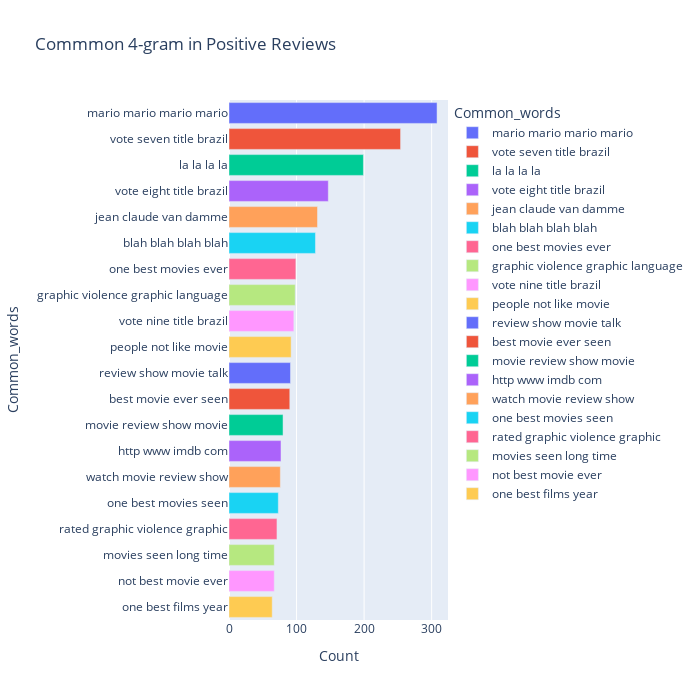

The code cell stored with this chart in its notebook:
### Markdown cell above
### 4. quadgraph

### Code cell
most_common_uni = get_top_text_ngrams(df.Reviews_clean[df['Ratings']>=7],20,4)
most_common_uni = dict(most_common_uni)
temp = pd.DataFrame(columns = ["Common_words" , 'Count'])
temp["Common_words"] = list(most_common_uni.keys())
temp["Count"] = list(most_common_uni.values())
fig = px.bar(temp, x="Count", y="Common_words", title='Commmon 4-gram in Positive Reviews', orientation='h', 
             width=700, height=700,color='Common_words')
fig.show()

### Figure 1 — Plotly figure (JSON) as saved in the notebook; plotly's stock layout.template omitted (floating-point values rounded to 4 significant figures)
{"data": [{"alignmentgroup": "True", "hovertemplate": "Common_words=%{y}<br>Count=%{x}<extra></extra>", "legendgroup": "mario mario mario mario", "marker": {"color": "#636efa", "pattern": {"shape": ""}}, "name": "mario mario mario mario", "offsetgroup": "mario mario mario mario", "orientation": "h", "showlegend": true, "textposition": "auto", "type": "bar", "x": [308], "xaxis": "x", "y": ["mario mario mario mario"], "yaxis": "y"}, {"alignmentgroup": "True", "hovertemplate": "Common_words=%{y}<br>Count=%{x}<extra></extra>", "legendgroup": "vote seven title brazil", "marker": {"color": "#EF553B", "pattern": {"shape": ""}}, "name": "vote seven title brazil", "offsetgroup": "vote seven title brazil", "orientation": "h", "showlegend": true, "textposition": "auto", "type": "bar", "x": [254], "xaxis": "x", "y": ["vote seven title brazil"], "yaxis": "y"}, {"alignmentgroup": "True", "hovertemplate": "Common_words=%{y}<br>Count=%{x}<extra></extra>", "legendgroup": "la la la la", "marker": {"color": "#00cc96", "pattern": {"shape": ""}}, "name": "la la la la", "offsetgroup": "la la la la", "orientation": "h", "showlegend": true, "textposition": "auto", "type": "bar", "x": [199], "xaxis": "x", "y": ["la la la la"], "yaxis": "y"}, {"alignmentgroup": "True", "hovertemplate": "Common_words=%{y}<br>Count=%{x}<extra></extra>", "legendgroup": "vote eight title brazil", "marker": {"color": "#ab63fa", "pattern": {"shape": ""}}, "name": "vote eight title brazil", "offsetgroup": "vote eight title brazil", "orientation": "h", "showlegend": true, "textposition": "auto", "type": "bar", "x": [147], "xaxis": "x", "y": ["vote eight title brazil"], "yaxis": "y"}, {"alignmentgroup": "True", "hovertemplate": "Common_words=%{y}<br>Count=%{x}<extra></extra>", "legendgroup": "jean claude van damme", "marker": {"color": "#FFA15A", "pattern": {"shape": ""}}, "name": "jean claude van damme", "offsetgroup": "jean claude van damme", "orientation": "h", "showlegend": true, "textposition": "auto", "type": "bar", "x": [131], "xaxis": "x", "y": ["jean claude van damme"], "yaxis": "y"}, {"alignmentgroup": "True", "hovertemplate": "Common_words=%{y}<br>Count=%{x}<extra></extra>", "legendgroup": "blah blah blah blah", "marker": {"color": "#19d3f3", "pattern": {"shape": ""}}, "name": "blah blah blah blah", "offsetgroup": "blah blah blah blah", "orientation": "h", "showlegend": true, "textposition": "auto", "type": "bar", "x": [128], "xaxis": "x", "y": ["blah blah blah blah"], "yaxis": "y"}, {"alignmentgroup": "True", "hovertemplate": "Common_words=%{y}<br>Count=%{x}<extra></extra>", "legendgroup": "one best movies ever", "marker": {"color": "#FF6692", "pattern": {"shape": ""}}, "name": "one best movies ever", "offsetgroup": "one best movies ever", "orientation": "h", "showlegend": true, "textposition": "auto", "type": "bar", "x": [99], "xaxis": "x", "y": ["one best movies ever"], "yaxis": "y"}, {"alignmentgroup": "True", "hovertemplate": "Common_words=%{y}<br>Count=%{x}<extra></extra>", "legendgroup": "graphic violence graphic language", "marker": {"color": "#B6E880", "pattern": {"shape": ""}}, "name": "graphic violence graphic language", "offsetgroup": "graphic violence graphic language", "orientation": "h", "showlegend": true, "textposition": "auto", "type": "bar", "x": [98], "xaxis": "x", "y": ["graphic violence graphic language"], "yaxis": "y"}, {"alignmentgroup": "True", "hovertemplate": "Common_words=%{y}<br>Count=%{x}<extra></extra>", "legendgroup": "vote nine title brazil", "marker": {"color": "#FF97FF", "pattern": {"shape": ""}}, "name": "vote nine title brazil", "offsetgroup": "vote nine title brazil", "orientation": "h", "showlegend": true, "textposition": "auto", "type": "bar", "x": [96], "xaxis": "x", "y": ["vote nine title brazil"], "yaxis": "y"}, {"alignmentgroup": "True", "hovertemplate": "Common_words=%{y}<br>Count=%{x}<extra></extra>", "legendgroup": "people not like movie", "marker": {"color": "#FECB52", "pattern": {"shape": ""}}, "name": "people not like movie", "offsetgroup": "people not like movie", "orientation": "h", "showlegend": true, "textposition": "auto", "type": "bar", "x": [92], "xaxis": "x", "y": ["people not like movie"], "yaxis": "y"}, {"alignmentgroup": "True", "hovertemplate": "Common_words=%{y}<br>Count=%{x}<extra></extra>", "legendgroup": "review show movie talk", "marker": {"color": "#636efa", "pattern": {"shape": ""}}, "name": "review show movie talk", "offsetgroup": "review show movie talk", "orientation": "h", "showlegend": true, "textposition": "auto", "type": "bar", "x": [91], "xaxis": "x", "y": ["review show movie talk"], "yaxis": "y"}, {"alignmentgroup": "True", "hovertemplate": "Common_words=%{y}<br>Count=%{x}<extra></extra>", "legendgroup": "best movie ever seen", "marker": {"color": "#EF553B", "pattern": {"shape": ""}}, "name": "best movie ever seen", "offsetgroup": "best movie ever seen", "orientation": "h", "showlegend": true, "textposition": "auto", "type": "bar", "x": [90], "xaxis": "x", "y": ["best movie ever seen"], "yaxis": "y"}, {"alignmentgroup": "True", "hovertemplate": "Common_words=%{y}<br>Count=%{x}<extra></extra>", "legendgroup": "movie review show movie", "marker": {"color": "#00cc96", "pattern": {"shape": ""}}, "name": "movie review show movie", "offsetgroup": "movie review show movie", "orientation": "h", "showlegend": true, "textposition": "auto", "type": "bar", "x": [80], "xaxis": "x", "y": ["movie review show movie"], "yaxis": "y"}, {"alignmentgroup": "True", "hovertemplate": "Common_words=%{y}<br>Count=%{x}<extra></extra>", "legendgroup": "http www imdb com", "marker": {"color": "#ab63fa", "pattern": {"shape": ""}}, "name": "http www imdb com", "offsetgroup": "http www imdb com", "orientation": "h", "showlegend": true, "textposition": "auto", "type": "bar", "x": [77], "xaxis": "x", "y": ["http www imdb com"], "yaxis": "y"}, {"alignmentgroup": "True", "hovertemplate": "Common_words=%{y}<br>Count=%{x}<extra></extra>", "legendgroup": "watch movie review show", "marker": {"color": "#FFA15A", "pattern": {"shape": ""}}, "name": "watch movie review show", "offsetgroup": "watch movie review show", "orientation": "h", "showlegend": true, "textposition": "auto", "type": "bar", "x": [76], "xaxis": "x", "y": ["watch movie review show"], "yaxis": "y"}, {"alignmentgroup": "True", "hovertemplate": "Common_words=%{y}<br>Count=%{x}<extra></extra>", "legendgroup": "one best movies seen", "marker": {"color": "#19d3f3", "pattern": {"shape": ""}}, "name": "one best movies seen", "offsetgroup": "one best movies seen", "orientation": "h", "showlegend": true, "textposition": "auto", "type": "bar", "x": [73], "xaxis": "x", "y": ["one best movies seen"], "yaxis": "y"}, {"alignmentgroup": "True", "hovertemplate": "Common_words=%{y}<br>Count=%{x}<extra></extra>", "legendgroup": "rated graphic violence graphic", "marker": {"color": "#FF6692", "pattern": {"shape": ""}}, "name": "rated graphic violence graphic", "offsetgroup": "rated graphic violence graphic", "orientation": "h", "showlegend": true, "textposition": "auto", "type": "bar", "x": [71], "xaxis": "x", "y": ["rated graphic violence graphic"], "yaxis": "y"}, {"alignmentgroup": "True", "hovertemplate": "Common_words=%{y}<br>Count=%{x}<extra></extra>", "legendgroup": "movies seen long time", "marker": {"color": "#B6E880", "pattern": {"shape": ""}}, "name": "movies seen long time", "offsetgroup": "movies seen long time", "orientation": "h", "showlegend": true, "textposition": "auto", "type": "bar", "x": [67], "xaxis": "x", "y": ["movies seen long time"], "yaxis": "y"}, {"alignmentgroup": "True", "hovertemplate": "Common_words=%{y}<br>Count=%{x}<extra></extra>", "legendgroup": "not best movie ever", "marker": {"color": "#FF97FF", "pattern": {"shape": ""}}, "name": "not best movie ever", "offsetgroup": "not best movie ever", "orientation": "h", "showlegend": true, "textposition": "auto", "type": "bar", "x": [67], "xaxis": "x", "y": ["not best movie ever"], "yaxis": "y"}, {"alignmentgroup": "True", "hovertemplate": "Common_words=%{y}<br>Count=%{x}<extra></extra>", "legendgroup": "one best films year", "marker": {"color": "#FECB52", "pattern": {"shape": ""}}, "name": "one best films year", "offsetgroup": "one best films year", "orientation": "h", "showlegend": true, "textposition": "auto", "type": "bar", "x": [64], "xaxis": "x", "y": ["one best films year"], "yaxis": "y"}], "layout": {"barmode": "relative", "height": 700, "legend": {"title": {"text": "Common_words"}, "tracegroupgap": 0}, "title": {"text": "Commmon 4-gram in Positive Reviews"}, "width": 700, "xaxis": {"anchor": "y", "autorange": true, "domain": [0, 1], "range": [0, 324.2], "title": {"text": "Count"}, "type": "linear"}, "yaxis": {"anchor": "x", "autorange": true, "categoryarray": ["one best films year", "not best movie ever", "movies seen long time", "rated graphic violence graphic", "one best movies seen", "watch movie review show", "http www imdb com", "movie review show movie", "best movie ever seen", "review show movie talk", "people not like movie", "vote nine title brazil", "graphic violence graphic language", "one best movies ever", "blah blah blah blah", "jean claude van damme", "vote eight title brazil", "la la la la", "vote seven title brazil", "mario mario mario mario"], "categoryorder": "array", "domain": [0, 1], "range": [-0.5, 19.5], "title": {"text": "Common_words"}, "type": "category"}}}
